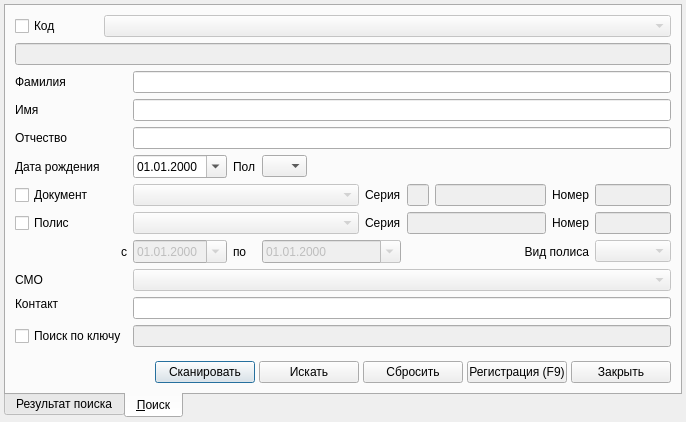
<?xml version="1.0" encoding="UTF-8"?>
<ui version="4.0">
 <class>HospitalizationEventDialog</class>
 <widget class="QDialog" name="HospitalizationEventDialog">
  <property name="geometry">
   <rect>
    <x>0</x>
    <y>0</y>
    <width>686</width>
    <height>422</height>
   </rect>
  </property>
  <property name="windowTitle">
   <string>Госпитализация</string>
  </property>
  <layout class="QGridLayout" name="gridLayout">
   <property name="margin">
    <number>4</number>
   </property>
   <item row="0" column="1">
    <widget class="QTabWidget" name="tabWidget">
     <property name="sizePolicy">
      <sizepolicy hsizetype="Preferred" vsizetype="Expanding">
       <horstretch>0</horstretch>
       <verstretch>0</verstretch>
      </sizepolicy>
     </property>
     <property name="tabPosition">
      <enum>QTabWidget::South</enum>
     </property>
     <property name="tabShape">
      <enum>QTabWidget::Rounded</enum>
     </property>
     <property name="currentIndex">
      <number>1</number>
     </property>
     <widget class="QWidget" name="tabHospitalizationEvent">
      <attribute name="title">
       <string>Результат поиска</string>
      </attribute>
      <layout class="QVBoxLayout">
       <property name="spacing">
        <number>4</number>
       </property>
       <property name="margin">
        <number>4</number>
       </property>
       <item>
        <widget class="CClientsTableView" name="tblHospitalizationEvent"/>
       </item>
      </layout>
     </widget>
     <widget class="QWidget" name="tabSearch">
      <attribute name="title">
       <string>&amp;Поиск</string>
      </attribute>
      <layout class="QGridLayout" name="gridLayout_2">
       <item row="7" column="9">
        <widget class="QLabel" name="lblCompulsoryPolisSerial">
         <property name="text">
          <string>Серия</string>
         </property>
         <property name="buddy">
          <cstring>edtCompulsoryPolisSerial</cstring>
         </property>
        </widget>
       </item>
       <item row="5" column="5">
        <widget class="QLabel" name="lblSex">
         <property name="text">
          <string>Пол</string>
         </property>
        </widget>
       </item>
       <item row="0" column="0" colspan="2">
        <widget class="QCheckBox" name="chkFilterId">
         <property name="text">
          <string>Код</string>
         </property>
        </widget>
       </item>
       <item row="0" column="3" colspan="13">
        <widget class="CRBComboBox" name="cmbFilterAccountingSystem">
         <property name="enabled">
          <bool>false</bool>
         </property>
        </widget>
       </item>
       <item row="1" column="0" colspan="16">
        <widget class="QLineEdit" name="edtFilterId">
         <property name="enabled">
          <bool>false</bool>
         </property>
         <property name="maxLength">
          <number>16</number>
         </property>
        </widget>
       </item>
       <item row="5" column="6">
        <widget class="QComboBox" name="cmbFilterSex">
         <property name="enabled">
          <bool>true</bool>
         </property>
         <property name="sizePolicy">
          <sizepolicy hsizetype="Preferred" vsizetype="Fixed">
           <horstretch>0</horstretch>
           <verstretch>0</verstretch>
          </sizepolicy>
         </property>
         <property name="minimumSize">
          <size>
           <width>45</width>
           <height>0</height>
          </size>
         </property>
         <property name="maximumSize">
          <size>
           <width>16777215</width>
           <height>16777215</height>
          </size>
         </property>
         <item>
          <property name="text">
           <string/>
          </property>
         </item>
         <item>
          <property name="text">
           <string>М</string>
          </property>
         </item>
         <item>
          <property name="text">
           <string>Ж</string>
          </property>
         </item>
        </widget>
       </item>
       <item row="14" column="0" colspan="16">
        <layout class="QHBoxLayout" name="horizontalLayout">
         <property name="spacing">
          <number>4</number>
         </property>
         <item>
          <spacer>
           <property name="orientation">
            <enum>Qt::Horizontal</enum>
           </property>
           <property name="sizeHint" stdset="0">
            <size>
             <width>231</width>
             <height>20</height>
            </size>
           </property>
          </spacer>
         </item>
         <item>
          <widget class="QPushButton" name="btnScan">
           <property name="sizePolicy">
            <sizepolicy hsizetype="Fixed" vsizetype="Fixed">
             <horstretch>0</horstretch>
             <verstretch>0</verstretch>
            </sizepolicy>
           </property>
           <property name="minimumSize">
            <size>
             <width>100</width>
             <height>0</height>
            </size>
           </property>
           <property name="text">
            <string>Сканировать</string>
           </property>
          </widget>
         </item>
         <item>
          <widget class="QPushButton" name="btnApply">
           <property name="sizePolicy">
            <sizepolicy hsizetype="Fixed" vsizetype="Fixed">
             <horstretch>0</horstretch>
             <verstretch>0</verstretch>
            </sizepolicy>
           </property>
           <property name="minimumSize">
            <size>
             <width>100</width>
             <height>0</height>
            </size>
           </property>
           <property name="text">
            <string>Искать</string>
           </property>
          </widget>
         </item>
         <item>
          <widget class="QPushButton" name="btnReset">
           <property name="sizePolicy">
            <sizepolicy hsizetype="Fixed" vsizetype="Fixed">
             <horstretch>0</horstretch>
             <verstretch>0</verstretch>
            </sizepolicy>
           </property>
           <property name="minimumSize">
            <size>
             <width>100</width>
             <height>0</height>
            </size>
           </property>
           <property name="text">
            <string>Сбросить</string>
           </property>
          </widget>
         </item>
         <item>
          <widget class="QPushButton" name="btnRegistry">
           <property name="sizePolicy">
            <sizepolicy hsizetype="Fixed" vsizetype="Fixed">
             <horstretch>0</horstretch>
             <verstretch>0</verstretch>
            </sizepolicy>
           </property>
           <property name="minimumSize">
            <size>
             <width>100</width>
             <height>0</height>
            </size>
           </property>
           <property name="text">
            <string>Регистрация (F9)</string>
           </property>
           <property name="shortcut">
            <string>F9</string>
           </property>
          </widget>
         </item>
         <item>
          <widget class="QPushButton" name="btnClose">
           <property name="sizePolicy">
            <sizepolicy hsizetype="Fixed" vsizetype="Fixed">
             <horstretch>0</horstretch>
             <verstretch>0</verstretch>
            </sizepolicy>
           </property>
           <property name="minimumSize">
            <size>
             <width>100</width>
             <height>0</height>
            </size>
           </property>
           <property name="text">
            <string>Закрыть</string>
           </property>
          </widget>
         </item>
        </layout>
       </item>
       <item row="8" column="5">
        <widget class="QLabel" name="lblPolicyEndDate">
         <property name="text">
          <string>по</string>
         </property>
        </widget>
       </item>
       <item row="8" column="4">
        <widget class="CDateEdit" name="edtPolicyBegDate">
         <property name="enabled">
          <bool>false</bool>
         </property>
         <property name="minimumSize">
          <size>
           <width>94</width>
           <height>0</height>
          </size>
         </property>
         <property name="displayFormat">
          <string>dd.MM.yyyy</string>
         </property>
         <property name="calendarPopup">
          <bool>true</bool>
         </property>
        </widget>
       </item>
       <item row="7" column="14" colspan="2">
        <widget class="QLineEdit" name="edtCompulsoryPolisNumber">
         <property name="enabled">
          <bool>false</bool>
         </property>
         <property name="sizePolicy">
          <sizepolicy hsizetype="Preferred" vsizetype="Fixed">
           <horstretch>10</horstretch>
           <verstretch>0</verstretch>
          </sizepolicy>
         </property>
        </widget>
       </item>
       <item row="7" column="13">
        <widget class="QLabel" name="lblCompulsoryPolisNumber">
         <property name="text">
          <string>Номер</string>
         </property>
         <property name="alignment">
          <set>Qt::AlignRight|Qt::AlignTrailing|Qt::AlignVCenter</set>
         </property>
         <property name="margin">
          <number>0</number>
         </property>
         <property name="buddy">
          <cstring>edtCompulsoryPolisNumber</cstring>
         </property>
        </widget>
       </item>
       <item row="7" column="10" colspan="3">
        <widget class="CPolicySerialEdit" name="edtCompulsoryPolisSerial">
         <property name="enabled">
          <bool>false</bool>
         </property>
         <property name="sizePolicy">
          <sizepolicy hsizetype="Preferred" vsizetype="Fixed">
           <horstretch>1</horstretch>
           <verstretch>0</verstretch>
          </sizepolicy>
         </property>
        </widget>
       </item>
       <item row="8" column="14" colspan="2">
        <widget class="CRBComboBox" name="cmbFilterPolicyKind">
         <property name="enabled">
          <bool>false</bool>
         </property>
        </widget>
       </item>
       <item row="7" column="4" colspan="5">
        <widget class="CRBComboBox" name="cmbCompulsoryPolisType">
         <property name="enabled">
          <bool>false</bool>
         </property>
        </widget>
       </item>
       <item row="6" column="14" colspan="2">
        <widget class="QLineEdit" name="edtNumber">
         <property name="enabled">
          <bool>false</bool>
         </property>
         <property name="sizePolicy">
          <sizepolicy hsizetype="Preferred" vsizetype="Fixed">
           <horstretch>10</horstretch>
           <verstretch>0</verstretch>
          </sizepolicy>
         </property>
        </widget>
       </item>
       <item row="13" column="0">
        <spacer>
         <property name="orientation">
          <enum>Qt::Vertical</enum>
         </property>
         <property name="sizeHint" stdset="0">
          <size>
           <width>20</width>
           <height>141</height>
          </size>
         </property>
        </spacer>
       </item>
       <item row="6" column="13">
        <widget class="QLabel" name="lblNumber">
         <property name="text">
          <string>Номер</string>
         </property>
        </widget>
       </item>
       <item row="6" column="12">
        <widget class="QLineEdit" name="edtRightSerial">
         <property name="enabled">
          <bool>false</bool>
         </property>
         <property name="sizePolicy">
          <sizepolicy hsizetype="Preferred" vsizetype="Fixed">
           <horstretch>1</horstretch>
           <verstretch>0</verstretch>
          </sizepolicy>
         </property>
        </widget>
       </item>
       <item row="6" column="10" colspan="2">
        <widget class="QLineEdit" name="edtLeftSerial">
         <property name="enabled">
          <bool>false</bool>
         </property>
         <property name="sizePolicy">
          <sizepolicy hsizetype="Preferred" vsizetype="Fixed">
           <horstretch>1</horstretch>
           <verstretch>0</verstretch>
          </sizepolicy>
         </property>
        </widget>
       </item>
       <item row="6" column="9">
        <widget class="QLabel" name="lblSerial">
         <property name="text">
          <string>Серия</string>
         </property>
        </widget>
       </item>
       <item row="6" column="4" colspan="5">
        <widget class="CRBComboBox" name="cmbDocType">
         <property name="enabled">
          <bool>false</bool>
         </property>
        </widget>
       </item>
       <item row="6" column="0" colspan="4">
        <widget class="QCheckBox" name="chkFilterDocument">
         <property name="text">
          <string>Документ</string>
         </property>
        </widget>
       </item>
       <item row="5" column="4">
        <widget class="CDateEdit" name="edtBirthDate">
         <property name="displayFormat">
          <string>dd.MM.yyyy</string>
         </property>
         <property name="calendarPopup">
          <bool>true</bool>
         </property>
        </widget>
       </item>
       <item row="5" column="0" colspan="4">
        <widget class="QLabel" name="lblBirthDate">
         <property name="sizePolicy">
          <sizepolicy hsizetype="Maximum" vsizetype="Preferred">
           <horstretch>0</horstretch>
           <verstretch>0</verstretch>
          </sizepolicy>
         </property>
         <property name="text">
          <string>Дата рождения</string>
         </property>
        </widget>
       </item>
       <item row="4" column="4" colspan="12">
        <widget class="QLineEdit" name="edtPatrName"/>
       </item>
       <item row="4" column="0" colspan="2">
        <widget class="QLabel" name="lblPatrName">
         <property name="sizePolicy">
          <sizepolicy hsizetype="Maximum" vsizetype="Preferred">
           <horstretch>0</horstretch>
           <verstretch>0</verstretch>
          </sizepolicy>
         </property>
         <property name="text">
          <string>Отчество</string>
         </property>
        </widget>
       </item>
       <item row="3" column="4" colspan="12">
        <widget class="QLineEdit" name="edtFirstName"/>
       </item>
       <item row="3" column="0">
        <widget class="QLabel" name="lblFirstName">
         <property name="sizePolicy">
          <sizepolicy hsizetype="Maximum" vsizetype="Preferred">
           <horstretch>0</horstretch>
           <verstretch>0</verstretch>
          </sizepolicy>
         </property>
         <property name="text">
          <string>Имя</string>
         </property>
         <property name="buddy">
          <cstring>edtFirstName</cstring>
         </property>
        </widget>
       </item>
       <item row="2" column="4" colspan="12">
        <widget class="QLineEdit" name="edtLastName"/>
       </item>
       <item row="8" column="6" colspan="4">
        <widget class="CDateEdit" name="edtPolicyEndDate">
         <property name="enabled">
          <bool>false</bool>
         </property>
         <property name="minimumSize">
          <size>
           <width>94</width>
           <height>0</height>
          </size>
         </property>
         <property name="displayFormat">
          <string>dd.MM.yyyy</string>
         </property>
         <property name="calendarPopup">
          <bool>true</bool>
         </property>
        </widget>
       </item>
       <item row="5" column="7">
        <spacer name="horizontalSpacer">
         <property name="orientation">
          <enum>Qt::Horizontal</enum>
         </property>
         <property name="sizeHint" stdset="0">
          <size>
           <width>40</width>
           <height>20</height>
          </size>
         </property>
        </spacer>
       </item>
       <item row="8" column="10" colspan="4">
        <widget class="QLabel" name="lblPolicyKind">
         <property name="sizePolicy">
          <sizepolicy hsizetype="Preferred" vsizetype="Preferred">
           <horstretch>0</horstretch>
           <verstretch>0</verstretch>
          </sizepolicy>
         </property>
         <property name="text">
          <string>Вид полиса</string>
         </property>
         <property name="alignment">
          <set>Qt::AlignRight|Qt::AlignTrailing|Qt::AlignVCenter</set>
         </property>
        </widget>
       </item>
       <item row="9" column="4" colspan="12">
        <widget class="CInsurerComboBox" name="cmbCompulsoryPolisCompany">
         <property name="enabled">
          <bool>false</bool>
         </property>
         <property name="sizePolicy">
          <sizepolicy hsizetype="Preferred" vsizetype="Fixed">
           <horstretch>0</horstretch>
           <verstretch>0</verstretch>
          </sizepolicy>
         </property>
         <property name="sizeAdjustPolicy">
          <enum>QComboBox::AdjustToMinimumContentsLength</enum>
         </property>
        </widget>
       </item>
       <item row="8" column="0" colspan="4">
        <widget class="QLabel" name="lblPolicyBegDate">
         <property name="text">
          <string>с</string>
         </property>
         <property name="alignment">
          <set>Qt::AlignRight|Qt::AlignTrailing|Qt::AlignVCenter</set>
         </property>
        </widget>
       </item>
       <item row="9" column="0" colspan="4">
        <widget class="QLabel" name="lblCompulsoryPolisCompany">
         <property name="text">
          <string>СМО</string>
         </property>
         <property name="buddy">
          <cstring>cmbCompulsoryPolisCompany</cstring>
         </property>
        </widget>
       </item>
       <item row="10" column="4" rowspan="2" colspan="12">
        <widget class="QLineEdit" name="edtContact"/>
       </item>
       <item row="12" column="4" colspan="12">
        <widget class="QLineEdit" name="edtKey">
         <property name="enabled">
          <bool>false</bool>
         </property>
         <property name="toolTip">
          <string>&lt;html&gt;&lt;head/&gt;&lt;body&gt;&lt;p&gt;инициалы: ФИО&lt;br/&gt;инициалы и дата рождения: ФИОДДММГГ[ГГ]&lt;br/&gt;сокращение: Фам Им Отч&lt;br/&gt;сокращение и дата рождения: Фам Им Отч ДДММГГ[ГГ]&lt;/p&gt;&lt;/body&gt;&lt;/html&gt;</string>
         </property>
        </widget>
       </item>
       <item row="12" column="0" colspan="4">
        <widget class="QCheckBox" name="chkKey">
         <property name="text">
          <string>Поиск по ключу</string>
         </property>
        </widget>
       </item>
       <item row="10" column="0" colspan="4">
        <widget class="QLabel" name="lblContact">
         <property name="sizePolicy">
          <sizepolicy hsizetype="Maximum" vsizetype="Preferred">
           <horstretch>0</horstretch>
           <verstretch>0</verstretch>
          </sizepolicy>
         </property>
         <property name="text">
          <string>Контакт</string>
         </property>
        </widget>
       </item>
       <item row="2" column="0" colspan="4">
        <widget class="QLabel" name="lblLastName">
         <property name="sizePolicy">
          <sizepolicy hsizetype="Maximum" vsizetype="Preferred">
           <horstretch>0</horstretch>
           <verstretch>0</verstretch>
          </sizepolicy>
         </property>
         <property name="text">
          <string>Фамилия</string>
         </property>
         <property name="buddy">
          <cstring>edtLastName</cstring>
         </property>
        </widget>
       </item>
       <item row="7" column="0" colspan="4">
        <widget class="QCheckBox" name="chkFilterPolicy">
         <property name="text">
          <string>Полис</string>
         </property>
        </widget>
       </item>
      </layout>
     </widget>
    </widget>
   </item>
  </layout>
 </widget>
 <customwidgets>
  <customwidget>
   <class>CRBComboBox</class>
   <extends>QComboBox</extends>
   <header>library/crbcombobox.h</header>
  </customwidget>
  <customwidget>
   <class>CDateEdit</class>
   <extends>QDateEdit</extends>
   <header>library/DateEdit</header>
  </customwidget>
  <customwidget>
   <class>CClientsTableView</class>
   <extends>QTableView</extends>
   <header>Registry/RegistryTable.h</header>
  </customwidget>
  <customwidget>
   <class>CInsurerComboBox</class>
   <extends>QComboBox</extends>
   <header>Orgs/OrgComboBox.h</header>
  </customwidget>
  <customwidget>
   <class>CPolicySerialEdit</class>
   <extends>QLineEdit</extends>
   <header>Registry/PolicySerialEdit.h</header>
  </customwidget>
 </customwidgets>
 <tabstops>
  <tabstop>tblHospitalizationEvent</tabstop>
  <tabstop>edtLastName</tabstop>
  <tabstop>edtFirstName</tabstop>
  <tabstop>edtPatrName</tabstop>
  <tabstop>edtBirthDate</tabstop>
  <tabstop>cmbDocType</tabstop>
  <tabstop>edtLeftSerial</tabstop>
  <tabstop>cmbCompulsoryPolisType</tabstop>
  <tabstop>edtCompulsoryPolisSerial</tabstop>
  <tabstop>btnApply</tabstop>
  <tabstop>btnReset</tabstop>
  <tabstop>btnRegistry</tabstop>
  <tabstop>btnClose</tabstop>
  <tabstop>tabWidget</tabstop>
  <tabstop>chkFilterId</tabstop>
  <tabstop>cmbFilterAccountingSystem</tabstop>
  <tabstop>edtFilterId</tabstop>
  <tabstop>cmbFilterSex</tabstop>
  <tabstop>edtPolicyBegDate</tabstop>
  <tabstop>edtCompulsoryPolisNumber</tabstop>
  <tabstop>chkFilterPolicy</tabstop>
  <tabstop>edtNumber</tabstop>
  <tabstop>edtRightSerial</tabstop>
  <tabstop>chkFilterDocument</tabstop>
  <tabstop>edtPolicyEndDate</tabstop>
  <tabstop>cmbFilterPolicyKind</tabstop>
  <tabstop>cmbCompulsoryPolisCompany</tabstop>
  <tabstop>edtContact</tabstop>
  <tabstop>chkKey</tabstop>
  <tabstop>edtKey</tabstop>
 </tabstops>
 <resources/>
 <connections>
  <connection>
   <sender>chkKey</sender>
   <signal>toggled(bool)</signal>
   <receiver>edtKey</receiver>
   <slot>setEnabled(bool)</slot>
   <hints>
    <hint type="sourcelabel">
     <x>61</x>
     <y>334</y>
    </hint>
    <hint type="destinationlabel">
     <x>185</x>
     <y>338</y>
    </hint>
   </hints>
  </connection>
  <connection>
   <sender>chkKey</sender>
   <signal>toggled(bool)</signal>
   <receiver>edtContact</receiver>
   <slot>setDisabled(bool)</slot>
   <hints>
    <hint type="sourcelabel">
     <x>34</x>
     <y>325</y>
    </hint>
    <hint type="destinationlabel">
     <x>165</x>
     <y>306</y>
    </hint>
   </hints>
  </connection>
  <connection>
   <sender>chkKey</sender>
   <signal>toggled(bool)</signal>
   <receiver>cmbCompulsoryPolisCompany</receiver>
   <slot>setDisabled(bool)</slot>
   <hints>
    <hint type="sourcelabel">
     <x>47</x>
     <y>332</y>
    </hint>
    <hint type="destinationlabel">
     <x>174</x>
     <y>281</y>
    </hint>
   </hints>
  </connection>
  <connection>
   <sender>chkKey</sender>
   <signal>toggled(bool)</signal>
   <receiver>edtPolicyBegDate</receiver>
   <slot>setDisabled(bool)</slot>
   <hints>
    <hint type="sourcelabel">
     <x>94</x>
     <y>329</y>
    </hint>
    <hint type="destinationlabel">
     <x>183</x>
     <y>246</y>
    </hint>
   </hints>
  </connection>
  <connection>
   <sender>chkKey</sender>
   <signal>toggled(bool)</signal>
   <receiver>edtPolicyEndDate</receiver>
   <slot>setDisabled(bool)</slot>
   <hints>
    <hint type="sourcelabel">
     <x>108</x>
     <y>333</y>
    </hint>
    <hint type="destinationlabel">
     <x>308</x>
     <y>252</y>
    </hint>
   </hints>
  </connection>
  <connection>
   <sender>chkKey</sender>
   <signal>toggled(bool)</signal>
   <receiver>cmbFilterPolicyKind</receiver>
   <slot>setDisabled(bool)</slot>
   <hints>
    <hint type="sourcelabel">
     <x>68</x>
     <y>328</y>
    </hint>
    <hint type="destinationlabel">
     <x>559</x>
     <y>247</y>
    </hint>
   </hints>
  </connection>
  <connection>
   <sender>chkKey</sender>
   <signal>toggled(bool)</signal>
   <receiver>chkFilterPolicy</receiver>
   <slot>setDisabled(bool)</slot>
   <hints>
    <hint type="sourcelabel">
     <x>127</x>
     <y>330</y>
    </hint>
    <hint type="destinationlabel">
     <x>54</x>
     <y>222</y>
    </hint>
   </hints>
  </connection>
  <connection>
   <sender>chkFilterPolicy</sender>
   <signal>toggled(bool)</signal>
   <receiver>cmbCompulsoryPolisType</receiver>
   <slot>setEnabled(bool)</slot>
   <hints>
    <hint type="sourcelabel">
     <x>101</x>
     <y>221</y>
    </hint>
    <hint type="destinationlabel">
     <x>172</x>
     <y>216</y>
    </hint>
   </hints>
  </connection>
  <connection>
   <sender>chkFilterPolicy</sender>
   <signal>toggled(bool)</signal>
   <receiver>edtCompulsoryPolisSerial</receiver>
   <slot>setEnabled(bool)</slot>
   <hints>
    <hint type="sourcelabel">
     <x>111</x>
     <y>223</y>
    </hint>
    <hint type="destinationlabel">
     <x>468</x>
     <y>219</y>
    </hint>
   </hints>
  </connection>
  <connection>
   <sender>chkFilterPolicy</sender>
   <signal>toggled(bool)</signal>
   <receiver>edtCompulsoryPolisNumber</receiver>
   <slot>setEnabled(bool)</slot>
   <hints>
    <hint type="sourcelabel">
     <x>37</x>
     <y>222</y>
    </hint>
    <hint type="destinationlabel">
     <x>563</x>
     <y>224</y>
    </hint>
   </hints>
  </connection>
  <connection>
   <sender>chkFilterDocument</sender>
   <signal>toggled(bool)</signal>
   <receiver>cmbDocType</receiver>
   <slot>setEnabled(bool)</slot>
   <hints>
    <hint type="sourcelabel">
     <x>81</x>
     <y>187</y>
    </hint>
    <hint type="destinationlabel">
     <x>270</x>
     <y>196</y>
    </hint>
   </hints>
  </connection>
  <connection>
   <sender>chkFilterDocument</sender>
   <signal>toggled(bool)</signal>
   <receiver>edtLeftSerial</receiver>
   <slot>setEnabled(bool)</slot>
   <hints>
    <hint type="sourcelabel">
     <x>139</x>
     <y>193</y>
    </hint>
    <hint type="destinationlabel">
     <x>452</x>
     <y>193</y>
    </hint>
   </hints>
  </connection>
  <connection>
   <sender>chkFilterDocument</sender>
   <signal>toggled(bool)</signal>
   <receiver>edtRightSerial</receiver>
   <slot>setEnabled(bool)</slot>
   <hints>
    <hint type="sourcelabel">
     <x>27</x>
     <y>191</y>
    </hint>
    <hint type="destinationlabel">
     <x>492</x>
     <y>188</y>
    </hint>
   </hints>
  </connection>
  <connection>
   <sender>chkFilterDocument</sender>
   <signal>toggled(bool)</signal>
   <receiver>edtNumber</receiver>
   <slot>setEnabled(bool)</slot>
   <hints>
    <hint type="sourcelabel">
     <x>31</x>
     <y>191</y>
    </hint>
    <hint type="destinationlabel">
     <x>622</x>
     <y>190</y>
    </hint>
   </hints>
  </connection>
  <connection>
   <sender>chkFilterId</sender>
   <signal>toggled(bool)</signal>
   <receiver>cmbFilterAccountingSystem</receiver>
   <slot>setEnabled(bool)</slot>
   <hints>
    <hint type="sourcelabel">
     <x>33</x>
     <y>18</y>
    </hint>
    <hint type="destinationlabel">
     <x>165</x>
     <y>29</y>
    </hint>
   </hints>
  </connection>
  <connection>
   <sender>chkKey</sender>
   <signal>toggled(bool)</signal>
   <receiver>chkFilterDocument</receiver>
   <slot>setDisabled(bool)</slot>
   <hints>
    <hint type="sourcelabel">
     <x>17</x>
     <y>330</y>
    </hint>
    <hint type="destinationlabel">
     <x>33</x>
     <y>186</y>
    </hint>
   </hints>
  </connection>
  <connection>
   <sender>chkKey</sender>
   <signal>toggled(bool)</signal>
   <receiver>cmbCompulsoryPolisType</receiver>
   <slot>setDisabled(bool)</slot>
   <hints>
    <hint type="sourcelabel">
     <x>23</x>
     <y>336</y>
    </hint>
    <hint type="destinationlabel">
     <x>174</x>
     <y>227</y>
    </hint>
   </hints>
  </connection>
  <connection>
   <sender>chkKey</sender>
   <signal>toggled(bool)</signal>
   <receiver>edtCompulsoryPolisSerial</receiver>
   <slot>setDisabled(bool)</slot>
   <hints>
    <hint type="sourcelabel">
     <x>125</x>
     <y>332</y>
    </hint>
    <hint type="destinationlabel">
     <x>452</x>
     <y>218</y>
    </hint>
   </hints>
  </connection>
  <connection>
   <sender>chkKey</sender>
   <signal>toggled(bool)</signal>
   <receiver>edtCompulsoryPolisNumber</receiver>
   <slot>setDisabled(bool)</slot>
   <hints>
    <hint type="sourcelabel">
     <x>82</x>
     <y>325</y>
    </hint>
    <hint type="destinationlabel">
     <x>574</x>
     <y>215</y>
    </hint>
   </hints>
  </connection>
  <connection>
   <sender>chkKey</sender>
   <signal>toggled(bool)</signal>
   <receiver>cmbDocType</receiver>
   <slot>setDisabled(bool)</slot>
   <hints>
    <hint type="sourcelabel">
     <x>81</x>
     <y>330</y>
    </hint>
    <hint type="destinationlabel">
     <x>177</x>
     <y>193</y>
    </hint>
   </hints>
  </connection>
  <connection>
   <sender>chkKey</sender>
   <signal>toggled(bool)</signal>
   <receiver>edtLeftSerial</receiver>
   <slot>setDisabled(bool)</slot>
   <hints>
    <hint type="sourcelabel">
     <x>80</x>
     <y>338</y>
    </hint>
    <hint type="destinationlabel">
     <x>458</x>
     <y>192</y>
    </hint>
   </hints>
  </connection>
  <connection>
   <sender>chkKey</sender>
   <signal>toggled(bool)</signal>
   <receiver>edtRightSerial</receiver>
   <slot>setDisabled(bool)</slot>
   <hints>
    <hint type="sourcelabel">
     <x>102</x>
     <y>334</y>
    </hint>
    <hint type="destinationlabel">
     <x>488</x>
     <y>193</y>
    </hint>
   </hints>
  </connection>
  <connection>
   <sender>chkKey</sender>
   <signal>toggled(bool)</signal>
   <receiver>edtNumber</receiver>
   <slot>setDisabled(bool)</slot>
   <hints>
    <hint type="sourcelabel">
     <x>93</x>
     <y>335</y>
    </hint>
    <hint type="destinationlabel">
     <x>563</x>
     <y>193</y>
    </hint>
   </hints>
  </connection>
  <connection>
   <sender>chkKey</sender>
   <signal>toggled(bool)</signal>
   <receiver>edtBirthDate</receiver>
   <slot>setDisabled(bool)</slot>
   <hints>
    <hint type="sourcelabel">
     <x>106</x>
     <y>335</y>
    </hint>
    <hint type="destinationlabel">
     <x>169</x>
     <y>163</y>
    </hint>
   </hints>
  </connection>
  <connection>
   <sender>chkKey</sender>
   <signal>toggled(bool)</signal>
   <receiver>cmbFilterSex</receiver>
   <slot>setDisabled(bool)</slot>
   <hints>
    <hint type="sourcelabel">
     <x>139</x>
     <y>323</y>
    </hint>
    <hint type="destinationlabel">
     <x>301</x>
     <y>160</y>
    </hint>
   </hints>
  </connection>
  <connection>
   <sender>chkKey</sender>
   <signal>toggled(bool)</signal>
   <receiver>edtPatrName</receiver>
   <slot>setDisabled(bool)</slot>
   <hints>
    <hint type="sourcelabel">
     <x>49</x>
     <y>339</y>
    </hint>
    <hint type="destinationlabel">
     <x>167</x>
     <y>137</y>
    </hint>
   </hints>
  </connection>
  <connection>
   <sender>chkKey</sender>
   <signal>toggled(bool)</signal>
   <receiver>edtFirstName</receiver>
   <slot>setDisabled(bool)</slot>
   <hints>
    <hint type="sourcelabel">
     <x>55</x>
     <y>337</y>
    </hint>
    <hint type="destinationlabel">
     <x>163</x>
     <y>105</y>
    </hint>
   </hints>
  </connection>
  <connection>
   <sender>chkKey</sender>
   <signal>toggled(bool)</signal>
   <receiver>edtLastName</receiver>
   <slot>setDisabled(bool)</slot>
   <hints>
    <hint type="sourcelabel">
     <x>91</x>
     <y>340</y>
    </hint>
    <hint type="destinationlabel">
     <x>178</x>
     <y>88</y>
    </hint>
   </hints>
  </connection>
  <connection>
   <sender>chkKey</sender>
   <signal>toggled(bool)</signal>
   <receiver>edtFilterId</receiver>
   <slot>setDisabled(bool)</slot>
   <hints>
    <hint type="sourcelabel">
     <x>77</x>
     <y>335</y>
    </hint>
    <hint type="destinationlabel">
     <x>80</x>
     <y>58</y>
    </hint>
   </hints>
  </connection>
  <connection>
   <sender>chkKey</sender>
   <signal>toggled(bool)</signal>
   <receiver>chkFilterId</receiver>
   <slot>setDisabled(bool)</slot>
   <hints>
    <hint type="sourcelabel">
     <x>54</x>
     <y>334</y>
    </hint>
    <hint type="destinationlabel">
     <x>40</x>
     <y>31</y>
    </hint>
   </hints>
  </connection>
  <connection>
   <sender>chkKey</sender>
   <signal>toggled(bool)</signal>
   <receiver>cmbFilterAccountingSystem</receiver>
   <slot>setDisabled(bool)</slot>
   <hints>
    <hint type="sourcelabel">
     <x>78</x>
     <y>342</y>
    </hint>
    <hint type="destinationlabel">
     <x>163</x>
     <y>34</y>
    </hint>
   </hints>
  </connection>
 </connections>
</ui>
